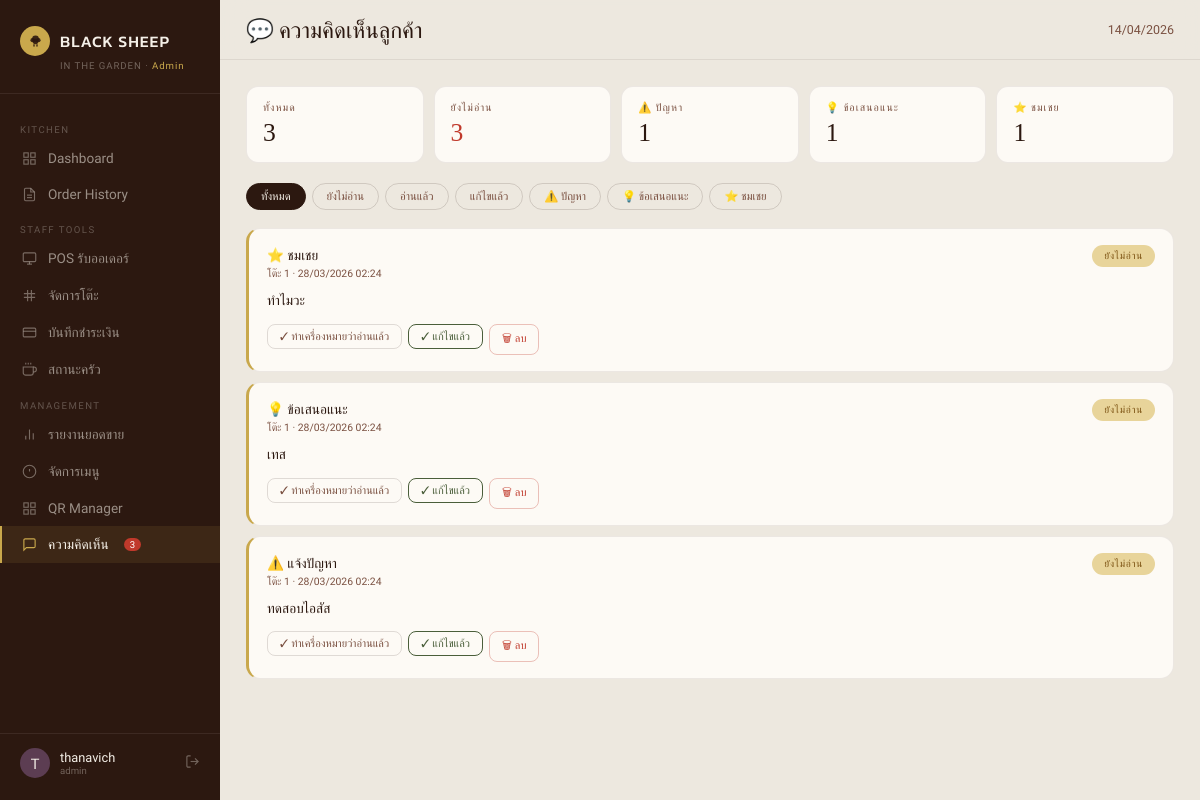
/admin/feedback.php (signed in), run on the app's committed database.
### tables this page shows
CREATE TABLE `customer_feedback` (
  `id` int(11) NOT NULL,
  `table_id` int(11) DEFAULT NULL,
  `order_code` varchar(20) DEFAULT NULL,
  `feedback_type` enum('complaint','suggestion','compliment') DEFAULT 'complaint',
  `message` text NOT NULL,
  `status` enum('unread','read','resolved') DEFAULT 'unread',
  `created_at` datetime DEFAULT current_timestamp()
);

### admin/feedback.php (the view, shortened to what this page needs)
<?php
include '../connect.php';
$conn->query("
    CREATE TABLE IF NOT EXISTS customer_feedback (
        id INT AUTO_INCREMENT PRIMARY KEY,
        table_id INT DEFAULT NULL,
        order_code VARCHAR(20) DEFAULT NULL,
        feedback_type ENUM('complaint','suggestion','compliment') DEFAULT 'complaint',
        message TEXT NOT NULL,
        status ENUM('unread','read','resolved') DEFAULT 'unread',
        created_at DATETIME DEFAULT CURRENT_TIMESTAMP
    ) ENGINE=InnoDB DEFAULT CHARSET=utf8mb4 COLLATE=utf8mb4_general_ci
");
$filter = in_array($_GET['filter'] ?? 'all', ['all','unread','read','resolved','complaint','suggestion','compliment'])
          ? ($_GET['filter'] ?? 'all') : 'all';
$where = '';
$feedbacks = $conn->query("SELECT * FROM customer_feedback $where ORDER BY created_at DESC")
    ->fetch_all(MYSQLI_ASSOC);
$counts = $conn->query("
    SELECT
        COUNT(*) as total,
        SUM(status='unread') as unread,
        SUM(feedback_type='complaint') as complaints,
        SUM(feedback_type='suggestion') as suggestions,
        SUM(feedback_type='compliment') as compliments
    FROM customer_feedback
")->fetch_assoc();
$type_icon  = ['complaint'=>'⚠️','suggestion'=>'💡','compliment'=>'⭐'];
$type_label = ['complaint'=>'แจ้งปัญหา','suggestion'=>'ข้อเสนอแนะ','compliment'=>'ชมเชย'];
$status_cls = ['unread'=>'bs-badge-pending','read'=>'bs-badge-cooking','resolved'=>'bs-badge-serving'];
$status_label = ['unread'=>'ยังไม่อ่าน','read'=>'อ่านแล้ว','resolved'=>'แก้ไขแล้ว'];
?>
<!DOCTYPE html>
<html lang="th">
<head>
  <link rel="stylesheet" href="../assets/style.css">
  <link rel="stylesheet" href="../assets/admin.css">
</head>
<body>
  <?php include 'sidebar.php'; ?>
  <div class="main">
    <div class="topbar">
      <div class="topbar-title">💬 ความคิดเห็นลูกค้า</div>
      <div style="font-size:.78rem;color:var(--choco-light);"><?= date('d/m/Y') ?></div>
    </div>
    <div class="page-content">
      <div class="fb-stats">
        <div class="fb-stat-card">
          <div class="fb-stat-label">ทั้งหมด</div>
          <div class="fb-stat-val"><?= (int)($counts['total'] ?? 0) ?></div>
        </div>
        <div class="fb-stat-card">
          <div class="fb-stat-label">ยังไม่อ่าน</div>
          <div class="fb-stat-val <?= ($counts['unread'] ?? 0) > 0 ? 'alert' : '' ?>"><?= (int)($counts['unread'] ?? 0) ?></div>
        </div>
        <div class="fb-stat-card">
          <div class="fb-stat-label">⚠️ ปัญหา</div>
          <div class="fb-stat-val"><?= (int)($counts['complaints'] ?? 0) ?></div>
        </div>
        <div class="fb-stat-card">
          <div class="fb-stat-label">💡 ข้อเสนอแนะ</div>
          <div class="fb-stat-val"><?= (int)($counts['suggestions'] ?? 0) ?></div>
        </div>
        <div class="fb-stat-card">
          <div class="fb-stat-label">⭐ ชมเชย</div>
          <div class="fb-stat-val"><?= (int)($counts['compliments'] ?? 0) ?></div>
        </div>
      </div>
      <div class="filter-bar">
        <?php
        $filters = [
          'all'         => 'ทั้งหมด',
          'unread'      => 'ยังไม่อ่าน',
          'read'        => 'อ่านแล้ว',
          'resolved'    => 'แก้ไขแล้ว',
          'complaint'   => '⚠️ ปัญหา',
          'suggestion'  => '💡 ข้อเสนอแนะ',
          'compliment'  => '⭐ ชมเชย',
        ];
        foreach ($filters as $k => $label):
        ?>
        <a href="?filter=<?= $k ?>" class="filter-btn <?= $filter===$k?'active':'' ?>"><?= $label ?></a>
        <?php endforeach; ?>
      </div>
      <div class="fb-list">
        <?php if (empty($feedbacks)): ?>
        <div class="empty-state">✓ ไม่มีข้อความในตัวกรองนี้</div>
        <?php else: ?>
        <?php foreach ($feedbacks as $fb): ?>
        <div class="fb-card <?= $fb['status'] ?>">
          <div class="fb-card-top">
            <div>
              <span style="font-weight:500;font-size:.85rem;">
                <?= $type_icon[$fb['feedback_type']] ?? '' ?> <?= $type_label[$fb['feedback_type']] ?? $fb['feedback_type'] ?>
              </span>
              <div class="fb-card-meta">
                <?= $fb['table_id'] ? 'โต๊ะ ' . (int)$fb['table_id'] . ' · ' : '' ?>
                <?= date('d/m/Y H:i', strtotime($fb['created_at'])) ?>
              </div>
            </div>
            <span class="bs-badge <?= $status_cls[$fb['status']] ?? '' ?>"><?= $status_label[$fb['status']] ?? $fb['status'] ?></span>
          </div>
          <div class="fb-card-msg"><?= htmlspecialchars($fb['message']) ?></div>
          <div class="fb-card-actions">
            <?php if ($fb['status'] === 'unread'): ?>
            <form method="post" style="display:inline;">
              <button type="submit" name="update_status" class="fb-action-btn">✓ ทำเครื่องหมายว่าอ่านแล้ว</button>
            </form>
            <?php endif; ?>
            <?php if ($fb['status'] !== 'resolved'): ?>
            <form method="post" style="display:inline;">
              <button type="submit" name="update_status" class="fb-action-btn resolve">✓ แก้ไขแล้ว</button>
            </form>
            <?php endif; ?>
            <form method="post" style="display:inline;" onsubmit="return confirm('ลบข้อความนี้?')">
              <button type="submit" name="delete_feedback" class="fb-action-btn del">🗑 ลบ</button>
            </form>
          </div>
        </div>
        <?php endforeach; ?>
        <?php endif; ?>
      </div>
    </div>
  </div>
</body>
</html>

### assets/style.css (style rules this page uses)
:root { --cream: #f5f0e8; --cream-deep: #ede6d6; --cream-dark: #e2d9c6; --choco: #2c1810; --choco-mid: #4a2c1e; --choco-light: #7a5040; --mangosteen: #5c3d52; --mango-pale: #d4b8cc; --botanical: #4a5e3a; --bot-pale: #c8d4be; --gold: #c9a84c; --gold-pale: #e8d49a; --shadow-soft: 0 4px 24px rgba(44, 24, 16, 0.08); --shadow-card: 0 8px 40px rgba(44, 24, 16, 0.14); --shadow-deep: 0 16px 64px rgba(44, 24, 16, 0.28); --radius: 16px; --radius-sm: 10px; }
*, *::before, *::after { box-sizing: border-box; margin: 0; padding: 0; }
html { scroll-behavior: smooth; }
body { font-family: "Jost", sans-serif; font-weight: 300; background-color: var(--cream); color: var(--choco); min-height: 100vh; -webkit-font-smoothing: antialiased; }
a { text-decoration: none; color: inherit; }
.bs-badge { display: inline-flex; align-items: center; gap: 5px; font-size: 0.62rem; font-weight: 500; letter-spacing: 0.08em; text-transform: uppercase; padding: 5px 12px; border-radius: 20px; }
.bs-badge-pending { background: var(--gold-pale); color: #7a5010; }

### assets/admin.css (style rules this page uses)
body { background: #ede8df; display: flex; min-height: 100vh; font-family: "Prompt", sans-serif; margin: 0; }
.main { margin-left: 220px; flex: 1; }
.topbar { height: 60px; background: rgba(237, 232, 223, 0.9); backdrop-filter: blur(14px); border-bottom: 1px solid rgba(44, 24, 16, 0.08); display: flex; align-items: center; justify-content: space-between; padding: 0 26px; position: sticky; top: 0; z-index: 40; }
.topbar-title { font-family: "Kanit", sans-serif; font-size: 1.4rem; font-weight: 500; }
.page-content { padding: 26px; }

### admin/feedback.php (style rules this page uses)
.fb-stats { display:flex; gap:10px; flex-wrap:wrap; margin-bottom:20px; }
.fb-stat-card { flex:1; min-width:120px; background:#FDFAF5; border:1px solid rgba(44,24,16,.08); border-radius:12px; padding:14px 16px; }
.fb-stat-label { font-size:.65rem; letter-spacing:.1em; text-transform:uppercase; color:var(--choco-light); margin-bottom:4px; }
.fb-stat-val { font-family:'Cormorant Garamond',serif; font-size:1.6rem; color:var(--choco); }
.fb-stat-val.alert { color:#c0392b; }
.filter-bar { display:flex; gap:6px; flex-wrap:wrap; margin-bottom:18px; }
.filter-btn { padding:6px 14px; border-radius:20px; border:1px solid rgba(44,24,16,.15); background:transparent; font-size:.7rem; font-weight:500; cursor:pointer; transition:all .15s; color:var(--choco-light); text-decoration:none; }
.filter-btn.active, .filter-btn:hover { background:var(--choco); color:var(--cream); border-color:var(--choco); }
.fb-list { display:flex; flex-direction:column; gap:10px; }
.fb-card { background:#FDFAF5; border:1px solid rgba(44,24,16,.08); border-radius:14px; padding:16px 18px; }
.fb-card.unread { border-left:3px solid var(--gold); }
.fb-card-top { display:flex; justify-content:space-between; align-items:flex-start; margin-bottom:10px; gap:10px; }
.fb-card-meta { font-size:.65rem; color:var(--choco-light); margin-top:3px; }
.fb-card-msg { font-size:.85rem; color:var(--choco); line-height:1.6; margin-bottom:12px; white-space:pre-wrap; word-break:break-word; }
.fb-card-actions { display:flex; gap:6px; flex-wrap:wrap; }
.fb-action-btn { padding:5px 12px; border-radius:8px; border:1px solid rgba(44,24,16,.14); background:transparent; font-size:.68rem; cursor:pointer; transition:all .12s; color:var(--choco-light); }
.fb-action-btn.resolve { border-color:var(--botanical,#4A5E3A); color:var(--botanical,#4A5E3A); }
.fb-action-btn.del { border-color:rgba(192,57,43,.3); color:#c0392b; }

### data on the page
customer_feedback: feedback_type "⭐", feedback_type "ชมเชย", table "1", created_at "28/03/2026 02:24", status "ยังไม่อ่าน", message "ทำไมวะ"
customer_feedback: feedback_type "💡", feedback_type "ข้อเสนอแนะ", table "1", created_at "28/03/2026 02:24", status "ยังไม่อ่าน", message "เทส"
customer_feedback: feedback_type "⚠️", feedback_type "แจ้งปัญหา", table "1", created_at "28/03/2026 02:24", status "ยังไม่อ่าน", message "ทดสอบไอสัส"

### other printed values
$role "Admin"
$label "Dashboard Order History POS รับออเดอร์ จัดการโต๊ะ บันทึกชำระเงิน สถานะครัว รายงานยอดขาย จัดการเมนู QR Manager"
$fb_unread "3"
substr($_SESSION['admin_name']??'S',0,1) "T"
$_SESSION['admin_name'] "thanavich"
$role "admin"
$counts['total'] "3"
$counts['unread'] "3"
$counts['complaints'] "1"
$counts['suggestions'] "1"
$counts['compliments'] "1"
$label "ทั้งหมด"
$label "ยังไม่อ่าน"
$label "อ่านแล้ว"
$label "แก้ไขแล้ว"
